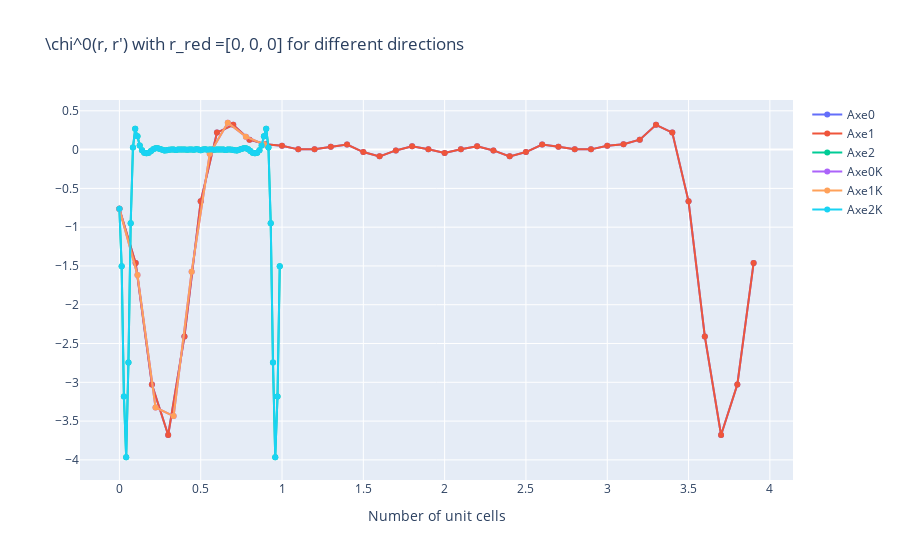

The cell this chart's notebook holds for it:
### Code cell
trace1 = go.Scatter(x = X1_slab, y = Y1_slab, mode = "lines+markers", name = "Axe0")

trace2 = go.Scatter(x = X2_slab, y = Y2_slab, mode = "lines+markers", name = "Axe1" )

trace3 = go.Scatter(x = X3_slab, y = Y3_slab, mode = "lines+markers", name = "Axe2" )

trace4 = go.Scatter(x = X1R_slab, y = Y1R_slab, mode = "lines+markers", name = "Axe0K" )

trace5 = go.Scatter(x = X2R_slab, y = Y2R_slab, mode = "lines+markers", name = "Axe1K" )

trace6 = go.Scatter(x = X3R_slab, y = Y3R_slab, mode = "lines+markers", name = "Axe2K" )

data = [trace1, trace2, trace3, trace4, trace5, trace6]
layout = dict(title = '\chi^0(r, r\') with r_red ='+str([0, 0, 0])+' for different directions',
              xaxis= dict(title= 'Number of unit cells',ticklen= 5,zeroline= False),
             )
fig = go.Figure(dict(data = data, layout = layout))
fig.show()
